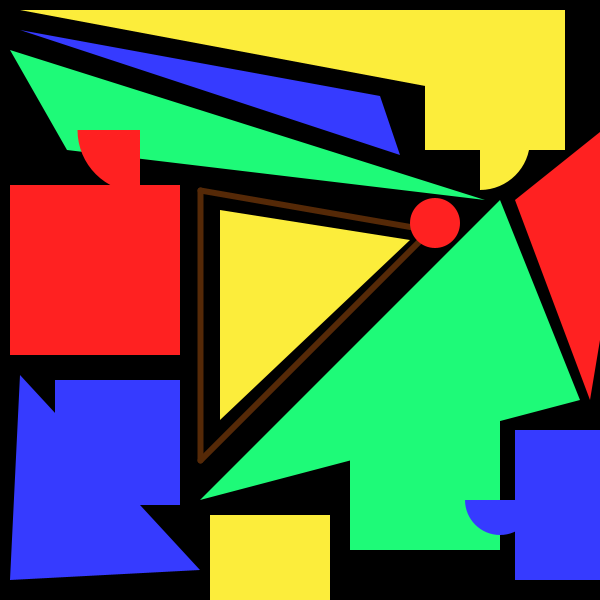
Frame 1 (no input)
Frame 60 (the mouse pressed at the canvas centre just before this capture): identical to frame 1, image omitted
Frame 120 (the mouse held since frame 60 and released just before this capture): identical to frame 1, image omitted

The Processing sketch that drew this single still picture (run headless with seeded random() and noise(); from frame 60 on, the mouse is pressed at the canvas centre):

// Processing sketch: processing_127948
// ── processing_127948.pde



void setup()
{
  size(600,600);
}

void draw()
{
  background(0,0,0);
  fill(#FA7C1C);
  noStroke();
  //ellipse(random(600),random(600),random(50),random(50));
  
  strokeWeight(6);
  stroke(#552907);
  line(200,190,200,460);
  line(200,190,430,230);
  line(430,230,200,460);
  
  noStroke();
  fill(#1EFA78);
  triangle(500,200,580,400,200,500);
  triangle(10,50,485,200,67,150);
  
  noStroke();
  rect(350,400,150,150);
  
  noStroke();
  fill(#363BFF);
  rect(515,430,150,150);
  rect(55,380,125,125);
  triangle(20,375,10,580,200,570);
  triangle(20,30,380,96,400,155);
  arc(500,500,70,70,0,PI);
  
  
  noStroke();
  fill(#FCED3B);
  rect(210,515,120,120);
  rect(425,10,140,140);
  triangle(20,10,500,10,500,100);
  triangle(220,210,220,420,410,240);
  arc(480,140,100,100,0,PI/2);
  
  noStroke();
  fill(#FF2121);
  rect(10,185,170,170);
  triangle(515,200,640,100,590,400);
  ellipse(435,223,50,50);
  arc(140,130,125,125,PI/2,PI);
  


}
